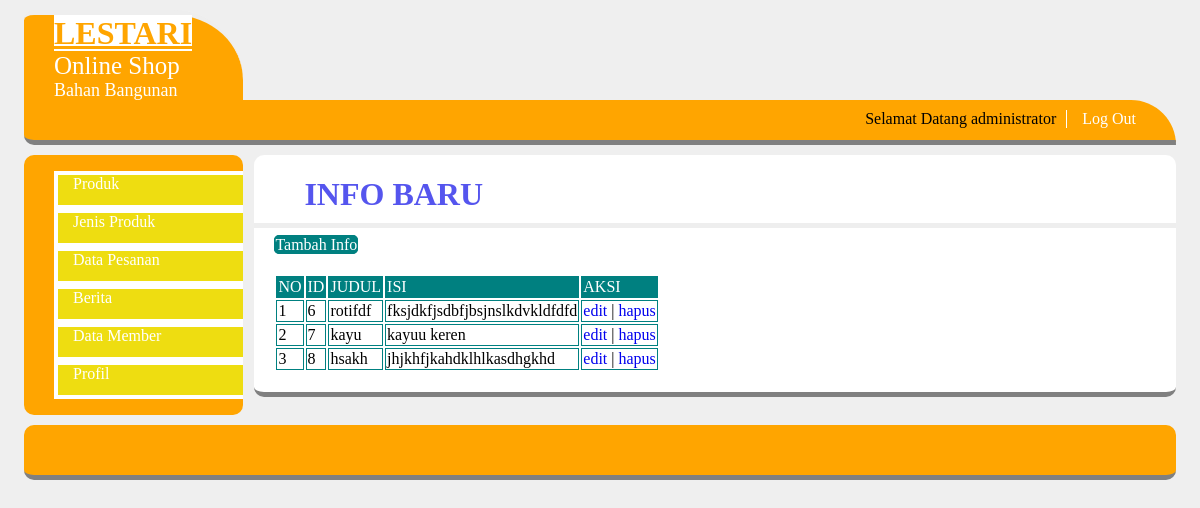
The app's page /master/karyawan/index.php?module=info (signed in) with its own data.
### tables this page shows
CREATE TABLE IF NOT EXISTS `tb_user` (
  `USERNAME` varchar(50) NOT NULL,
  `PASSWORD` varchar(100) DEFAULT NULL,
  `NAMA` varchar(30) DEFAULT NULL,
  `TMP_LAHIR` varchar(30) DEFAULT NULL,
  `TGL_LAHIR` date DEFAULT NULL,
  `JK` char(1) DEFAULT NULL,
  `ALAMAT` varchar(50) DEFAULT NULL,
  `KOTA` varchar(20) DEFAULT NULL,
  `LEVEL` varchar(20) DEFAULT NULL
);

CREATE TABLE IF NOT EXISTS `tb_info` (
`ID_INFO` int(11) NOT NULL,
  `JUDUL` varchar(50) DEFAULT NULL,
  `ISI` text
);

### master/karyawan/info.php (the view, shortened to what this page needs)
<?php
	$act =$_GET["act"];
	switch($act){
		default:
			$select=mysql_query("select * from tb_info");
			?>
			<h1>INFO BARU</h1>
			<hr size="5" color="#eee">
			<a class="tambah"  href="?module=info&act=insert">Tambah Info</a>
				<table>
					<tr>
						<td class="htable">NO</td>
						<td class="htable">ID</td>
						<td class="htable">JUDUL</td>
						<td class="htable">ISI</td>
						<td class="htable">AKSI</td>
					</tr>
					<?php
					$no=1;
					while ($data=mysql_fetch_array($select)){
					?>
					<tr>
						<td class="stable"><?php echo $no?></td>
						<td class="stable"><?php echo $data['ID_INFO']?></td>
						<td class="stable"><?php echo $data['JUDUL']?></td>
						<td class="stable"><?php echo $data['ISI']?></td>
						<td class="stable"><a href="?module=info&act=edit&id=<?php echo $data["ID_INFO"];?>">edit</a> |
										   <a href="?module=info&act=delete&id=<?php echo $data["ID_INFO"];?>" onclick=return confirm("yakin??")>hapus</a></td>
					</tr>
					<?php
					$no++;
					}
					?>
				</table>
				<?php
		break;
			?>
				<?php
	}
?>

### master/nav.php (shortened to what this page needs)
<?php
	$id=$_SESSION ['username'];
	$select_user=mysql_query("select * from tb_user where USERNAME='$id'");
	$data_user=mysql_fetch_array($select_user);
?>
<ul>
	<li>Selamat Datang <?php echo $data_user['NAMA'];?></li>
	<li><a href="../logout.php">Log Out</a></li>
</ul>

### css/style.css (style rules this page uses)
body { background: #efefef; width: 96%; height:auto; margin:auto; }
h1 { padding-left: 50px; color:#5555ee; margin-bottom:10px; }
#menu ul { float:right; list-style:none; margin:15px; font-family:verdana; }
#menu ul li { margin-right:10px; margin-top:-5px; float:left; }
#menu ul li a { display:block; text-decoration:none; font-size:16px; color:white; padding:0 15px; border-left:1px solid white; }
table { padding: 20px; }
a { text-decoration: none; }
.tambah { margin-left: 20px; list-style: none; text-decoration: none; border-radius: 5px; border: 1px solid teal; color: white; background: teal; }
.stable { border: 1px solid teal; }
.htable { border: 1px solid teal; background: teal; color: white; }

### records on screen
tb_user: NAMA "administrator"
tb_info: ID_INFO "6", JUDUL "rotifdf", ISI "fksjdkfjsdbfjbsjnslkdvkldfdfd"
tb_info: ID_INFO "7", JUDUL "kayu", ISI "kayuu keren"
tb_info: ID_INFO "8", JUDUL "hsakh", ISI "jhjkhfjkahdklhlkasdhgkhd"
